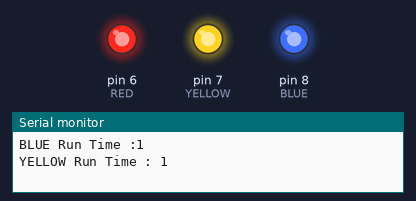
The sketch below on a simulated Arduino Uno, built with avr-gcc and run on an emulated ATmega328P. Parts: output pins drawn as LEDs (lit = HIGH), the last lines printed to the serial monitor.

Above: at 0.3 s.
At 19.1 s:
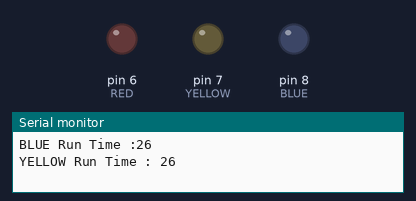
At 28.8 s:
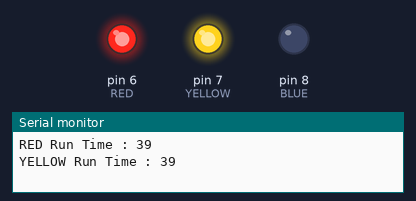
At 38.6 s:
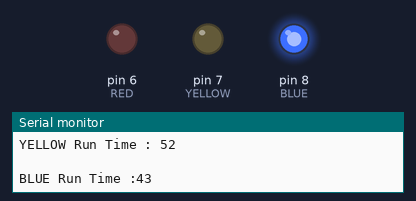
Timing chart, 0 to 39.0 s (numbered marks = the images above):
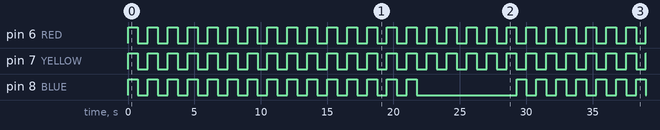

The sketch:

10_Reseuming_a_task.ino
```cpp
#include <Arduino_FreeRTOS.h>

#define RED    6
#define YELLOW 7
#define BLUE   8

typedef int TaskProfiler;

TaskProfiler  RedLEDProfiler;
TaskProfiler  YellowLEDProfiler;
TaskProfiler  BlueLEDProfiler;

TaskHandle_t blue_Handle, red_Handle,yellow_Handle;
uint32_t suspend_monitor;
uint32_t resume_monitor;
bool  _suspended = false;

void setup()
{
  Serial.begin(9600);
  xTaskCreate(redLedControllerTask,
              "Red LED Task",
              100,
              NULL,
              1,
              &red_Handle
              );
 xTaskCreate(blueLedControllerTask,
             "Blue LED Task",
             100,
             NULL,
             1,
             &blue_Handle);
 xTaskCreate(yellowLedControllerTask,
             "Yellow LED Task",
             100,
             NULL,
             1,
             &yellow_Handle
             );
}

void redLedControllerTask(void *pvParameters)
{
  pinMode(RED,OUTPUT);

  while(1)
  {
   digitalWrite(RED,digitalRead(RED)^1);
    RedLEDProfiler++;
    Serial.print("RED Run Time : ");
    Serial.println(RedLEDProfiler);
   vTaskDelay(50);
  }
}

void blueLedControllerTask(void *pvParameters)
{
    pinMode(BLUE,OUTPUT);
    while(1)
    {
      digitalWrite(BLUE,digitalRead(BLUE)^1);
      BlueLEDProfiler++;
      Serial.print("BLUE Run Time :");
      Serial.println(BlueLEDProfiler);
             suspend_monitor++;

      if(suspend_monitor>=30)
      {
        _suspended = true;
         suspend_monitor =0;

        vTaskSuspend(NULL);

      }

      vTaskDelay(50);
    }
}

void yellowLedControllerTask(void *pvParameters)
{
   pinMode(YELLOW,OUTPUT);
  while(1)
  {

    digitalWrite(YELLOW,digitalRead(YELLOW)^1);
    YellowLEDProfiler++;
    Serial.print("YELLOW Run Time : ");
    Serial.println(YellowLEDProfiler);
    Serial.println(" ");

    vTaskDelay(50);
     if(_suspended)
     {
      resume_monitor++;
      if(resume_monitor >=10)
       {
        vTaskResume(blue_Handle);
        resume_monitor =0;
        _suspended =false;
       }
     }
  }
}

void loop()
{}
```

Measured:
- by itself, pin 6 (RED), pin 7 (YELLOW): alternates HIGH for 0.75 s and LOW for 0.75 s
- by itself, pin 8 (BLUE): moves between LOW and HIGH, repeating every 30.0 s
